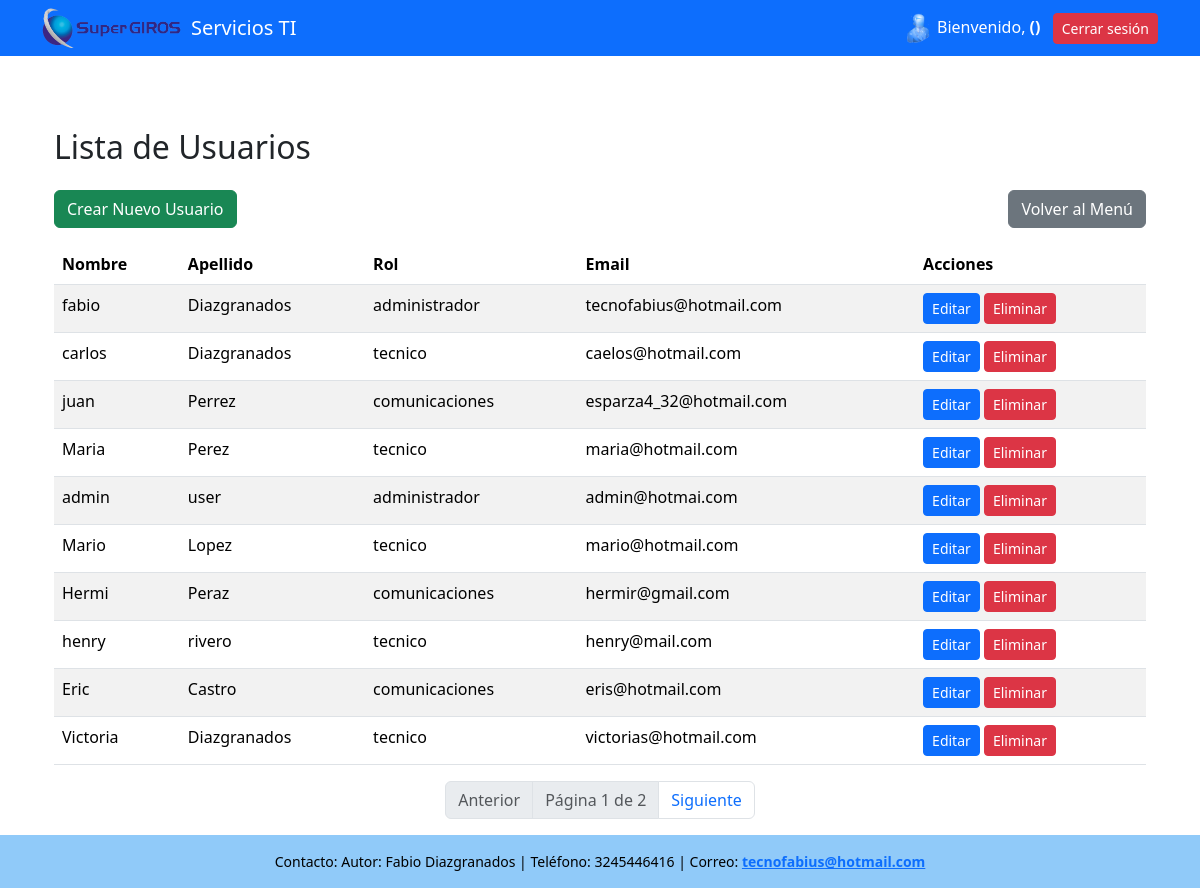
Page /usuarios/ (signed in) on the committed database.
### servicios_ti/models.py (models this page shows, shortened)
class Usuario(models.Model):
    ROLES = [
        ('administrador', 'Administrador'),
        ('tecnico', 'Técnico'),
        ('comunicaciones', 'Comunicaciones')
    ]
    nombre_usuario= models.CharField(max_length=100)
    apellido = models.CharField(max_length=100)
    rol = models.CharField(max_length=50, choices=ROLES)
    password_usuario = models.CharField(max_length=20)
    email = models.EmailField('correo electrónico', unique=True)
    USERNAME_FIELD = 'nombre_usuario'
    REQUIRED_FIELDS = ['username', 'nombre_completo', 'rol']

### servicios_ti/views.py (the view)
# urls.py: path('usuarios/', views.lista_usuarios, name='lista_usuarios'),
def lista_usuarios(request):
    if 'usuario_id' not in request.session:
        return redirect('login')
    usuarios = Usuario.objects.all()
    paginator = Paginator(usuarios, 10)  # 10 por página
    page_number = request.GET.get('page')
    page_obj = paginator.get_page(page_number)
    return render(request, 'lista_usuarios.html', {'page_obj': page_obj})

### servicios_ti/templates/lista_usuarios.html
{% extends "base.html" %}
{% block content %}
<div class="container mt-5">
    <h2 class="mb-4">Lista de Usuarios</h2>
    <div class="d-flex justify-content-between mb-3">
        <a href="{% url 'crear_usuario' %}" class="btn btn-success">Crear Nuevo Usuario</a>
        <a href="{% url 'menu' %}" class="btn btn-secondary">Volver al Menú</a>
    </div>
    <table class="table table-striped">
        <thead>
        <tr>
            <th>Nombre</th>
            <th>Apellido</th>
            <th>Rol</th>
            <th>Email</th>
            <th>Acciones</th>
        </tr>
        </thead>
        <tbody>
        {% for usuario in page_obj %}
        <tr>
            <td>{{ usuario.nombre_usuario }}</td>
            <td>{{ usuario.apellido }}</td>
            <td>{{ usuario.rol }}</td>
            <td>{{ usuario.email }}</td>
            <td>
                <a href="{% url 'editar_usuario' usuario.id %}" class="btn btn-primary btn-sm">Editar</a>
                <a href="{% url 'eliminar_usuario' usuario.id %}" class="btn btn-danger btn-sm">Eliminar</a>
            </td>
        </tr>
        {% empty %}
        <tr><td colspan="5">No hay usuarios registrados.</td></tr>
        {% endfor %}
        </tbody>
    </table>
    <nav>
        <ul class="pagination justify-content-center">
            {% if page_obj.has_previous %}
                <li class="page-item">
                    <a class="page-link" href="?page={{ page_obj.previous_page_number }}">Anterior</a>
                </li>
            {% else %}
                <li class="page-item disabled"><span class="page-link">Anterior</span></li>
            {% endif %}
            <li class="page-item disabled">
                <span class="page-link">Página {{ page_obj.number }} de {{ page_obj.paginator.num_pages }}</span>
            </li>
            {% if page_obj.has_next %}
                <li class="page-item">
                    <a class="page-link" href="?page={{ page_obj.next_page_number }}">Siguiente</a>
                </li>
            {% else %}
                <li class="page-item disabled"><span class="page-link">Siguiente</span></li>
            {% endif %}
        </ul>
    </nav>
</div>
{% endblock %}

### servicios_ti/templates/base.html (shortened to what this page needs)
<!DOCTYPE html>
{% load static %}
<html lang="es">
<head>
    <link rel="stylesheet" href="https://cdn.jsdelivr.net/npm/bootstrap@5.3.2/dist/css/bootstrap.min.css">
</head>
<body>
<div class="wrapper">
    <nav class="navbar navbar-expand-lg navbar-dark bg-primary mb-4">
        <div class="container d-flex justify-content-between align-items-center">
            <div class="d-flex align-items-center">
                <img src="{% static 'img/logot.png' %}" alt="Logo Empresa" style="height: 40px; margin-right: 10px;">
                <a class="navbar-brand" href="#">Servicios TI</a>
            </div>
            <div>
                <img src="{% static 'img/User.png' %}" alt="Usuario" style="height: 30px;">
                <span class="text-white">
                    Bienvenido, <strong>{{ request.session.usuario_nombre }}</strong>
                    <strong>({{ request.session.usuario_rol }})</strong>
                </span>
                <a href="{% url 'logout' %}" class="btn btn-danger btn-sm ms-2">Cerrar sesión</a>
            </div>
        </div>
    </nav>
    <div class="container content">
        {% block content %}
        {% endblock %}
    </div>
    <footer class="footer-custom text-center p-3 mt-auto">
        Contacto: Autor: Fabio Diazgranados | Teléfono: 3245446416 | Correo: <strong><a href="mailto:tecnofabius@hotmail.com">tecnofabius@hotmail.com</a></strong>
    </footer>
</div>
</body>
</html>

### servicios_ti/templates/base.html (style rules this page uses)
html, body { height: 100%; margin: 0; }
.wrapper { min-height: 100%; display: flex; flex-direction: column; }
.content { flex: 1; }
footer { font-size: 14px; }
.footer-custom { background-color: rgb(144, 202, 249); color: #000; }

### rows in the picture
Usuario: nombre_usuario "fabio", apellido "Diazgranados", rol "administrador", email "tecnofabius@hotmail.com"
Usuario: nombre_usuario "carlos", apellido "Diazgranados", rol "tecnico", email "caelos@hotmail.com"
Usuario: nombre_usuario "juan", apellido "Perrez", rol "comunicaciones", email "esparza4_32@hotmail.com"
Usuario: nombre_usuario "Maria", apellido "Perez", rol "tecnico", email "maria@hotmail.com"
Usuario: nombre_usuario "admin", apellido "user", rol "administrador", email "admin@hotmai.com"
Usuario: nombre_usuario "Mario", apellido "Lopez", rol "tecnico", email "mario@hotmail.com"
Usuario: nombre_usuario "Hermi", apellido "Peraz", rol "comunicaciones", email "hermir@gmail.com"
Usuario: nombre_usuario "henry", apellido "rivero", rol "tecnico", email "henry@mail.com"
Usuario: nombre_usuario "Eric", apellido "Castro", rol "comunicaciones", email "eris@hotmail.com"
Usuario: nombre_usuario "Victoria", apellido "Diazgranados", rol "tecnico", email "victorias@hotmail.com"

### other values in the picture
{{ page_obj.number }} "1"
{{ page_obj.paginator.num_pages }} "2"
